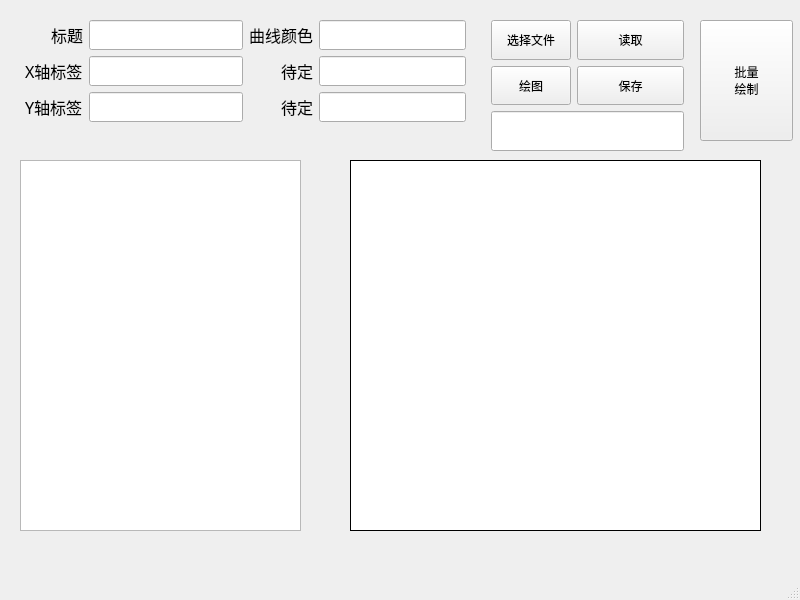
<?xml version="1.0" encoding="UTF-8"?>
<ui version="4.0">
 <class>MainWindow</class>
 <widget class="QMainWindow" name="MainWindow">
  <property name="geometry">
   <rect>
    <x>0</x>
    <y>0</y>
    <width>800</width>
    <height>600</height>
   </rect>
  </property>
  <property name="sizePolicy">
   <sizepolicy hsizetype="Fixed" vsizetype="Fixed">
    <horstretch>0</horstretch>
    <verstretch>0</verstretch>
   </sizepolicy>
  </property>
  <property name="minimumSize">
   <size>
    <width>800</width>
    <height>600</height>
   </size>
  </property>
  <property name="maximumSize">
   <size>
    <width>800</width>
    <height>600</height>
   </size>
  </property>
  <property name="windowTitle">
   <string>PRN绘图</string>
  </property>
  <property name="tabShape">
   <enum>QTabWidget::Rounded</enum>
  </property>
  <property name="dockOptions">
   <set>QMainWindow::AllowTabbedDocks|QMainWindow::AnimatedDocks</set>
  </property>
  <widget class="QWidget" name="centralwidget">
   <widget class="QTableView" name="dataTable">
    <property name="geometry">
     <rect>
      <x>20</x>
      <y>160</y>
      <width>281</width>
      <height>371</height>
     </rect>
    </property>
    <property name="sizePolicy">
     <sizepolicy hsizetype="Expanding" vsizetype="Expanding">
      <horstretch>2</horstretch>
      <verstretch>2</verstretch>
     </sizepolicy>
    </property>
    <property name="frameShape">
     <enum>QFrame::StyledPanel</enum>
    </property>
    <property name="frameShadow">
     <enum>QFrame::Plain</enum>
    </property>
    <property name="lineWidth">
     <number>2</number>
    </property>
    <property name="midLineWidth">
     <number>1</number>
    </property>
    <attribute name="horizontalHeaderStretchLastSection">
     <bool>true</bool>
    </attribute>
   </widget>
   <widget class="QWidget" name="widget_2" native="true">
    <property name="geometry">
     <rect>
      <x>10</x>
      <y>20</y>
      <width>471</width>
      <height>128</height>
     </rect>
    </property>
    <property name="sizePolicy">
     <sizepolicy hsizetype="Expanding" vsizetype="Expanding">
      <horstretch>2</horstretch>
      <verstretch>1</verstretch>
     </sizepolicy>
    </property>
    <layout class="QHBoxLayout" name="horizontalLayout">
     <property name="leftMargin">
      <number>15</number>
     </property>
     <property name="rightMargin">
      <number>15</number>
     </property>
     <item>
      <layout class="QFormLayout" name="formLayout">
       <property name="labelAlignment">
        <set>Qt::AlignRight|Qt::AlignTrailing|Qt::AlignVCenter</set>
       </property>
       <item row="0" column="0">
        <widget class="QLabel" name="titleLabel">
         <property name="font">
          <font>
           <family>微软雅黑</family>
           <pointsize>12</pointsize>
          </font>
         </property>
         <property name="text">
          <string>标题</string>
         </property>
         <property name="buddy">
          <cstring>titleLine</cstring>
         </property>
        </widget>
       </item>
       <item row="0" column="1">
        <widget class="QLineEdit" name="titleLine">
         <property name="font">
          <font>
           <family>微软雅黑</family>
           <pointsize>11</pointsize>
          </font>
         </property>
        </widget>
       </item>
       <item row="1" column="0">
        <widget class="QLabel" name="xAxisLabel">
         <property name="font">
          <font>
           <family>微软雅黑</family>
           <pointsize>12</pointsize>
          </font>
         </property>
         <property name="text">
          <string>X轴标签</string>
         </property>
         <property name="buddy">
          <cstring>xAxisLine</cstring>
         </property>
        </widget>
       </item>
       <item row="1" column="1">
        <widget class="QLineEdit" name="xAxisLine">
         <property name="font">
          <font>
           <family>微软雅黑</family>
           <pointsize>11</pointsize>
          </font>
         </property>
        </widget>
       </item>
       <item row="2" column="0">
        <widget class="QLabel" name="yAxisLabel">
         <property name="font">
          <font>
           <family>微软雅黑</family>
           <pointsize>12</pointsize>
          </font>
         </property>
         <property name="text">
          <string>Y轴标签</string>
         </property>
         <property name="buddy">
          <cstring>yAxisLine</cstring>
         </property>
        </widget>
       </item>
       <item row="2" column="1">
        <widget class="QLineEdit" name="yAxisLine">
         <property name="font">
          <font>
           <family>微软雅黑</family>
           <pointsize>11</pointsize>
          </font>
         </property>
        </widget>
       </item>
      </layout>
     </item>
     <item>
      <layout class="QFormLayout" name="formLayout_2">
       <property name="labelAlignment">
        <set>Qt::AlignRight|Qt::AlignTrailing|Qt::AlignVCenter</set>
       </property>
       <item row="0" column="0">
        <widget class="QLabel" name="curveColorLabel">
         <property name="font">
          <font>
           <family>微软雅黑</family>
           <pointsize>12</pointsize>
          </font>
         </property>
         <property name="text">
          <string>曲线颜色</string>
         </property>
         <property name="buddy">
          <cstring>titleLine</cstring>
         </property>
        </widget>
       </item>
       <item row="0" column="1">
        <widget class="QLineEdit" name="curveColorLine">
         <property name="font">
          <font>
           <family>微软雅黑</family>
           <pointsize>11</pointsize>
          </font>
         </property>
        </widget>
       </item>
       <item row="1" column="0">
        <widget class="QLabel" name="Label_1">
         <property name="font">
          <font>
           <family>微软雅黑</family>
           <pointsize>12</pointsize>
          </font>
         </property>
         <property name="text">
          <string>待定</string>
         </property>
         <property name="buddy">
          <cstring>xAxisLine</cstring>
         </property>
        </widget>
       </item>
       <item row="1" column="1">
        <widget class="QLineEdit" name="Line_1">
         <property name="font">
          <font>
           <family>微软雅黑</family>
           <pointsize>11</pointsize>
          </font>
         </property>
        </widget>
       </item>
       <item row="2" column="0">
        <widget class="QLabel" name="Label_2">
         <property name="font">
          <font>
           <family>微软雅黑</family>
           <pointsize>12</pointsize>
          </font>
         </property>
         <property name="text">
          <string>待定</string>
         </property>
         <property name="buddy">
          <cstring>yAxisLine</cstring>
         </property>
        </widget>
       </item>
       <item row="2" column="1">
        <widget class="QLineEdit" name="Line_2">
         <property name="font">
          <font>
           <family>微软雅黑</family>
           <pointsize>11</pointsize>
          </font>
         </property>
        </widget>
       </item>
      </layout>
     </item>
    </layout>
   </widget>
   <widget class="QWidget" name="widget_3" native="true">
    <property name="geometry">
     <rect>
      <x>480</x>
      <y>20</y>
      <width>215</width>
      <height>131</height>
     </rect>
    </property>
    <property name="sizePolicy">
     <sizepolicy hsizetype="Expanding" vsizetype="Expanding">
      <horstretch>1</horstretch>
      <verstretch>1</verstretch>
     </sizepolicy>
    </property>
    <layout class="QFormLayout" name="formLayout_3">
     <property name="leftMargin">
      <number>11</number>
     </property>
     <property name="rightMargin">
      <number>11</number>
     </property>
     <item row="0" column="0">
      <widget class="QPushButton" name="chooseFileButton">
       <property name="sizePolicy">
        <sizepolicy hsizetype="Expanding" vsizetype="Expanding">
         <horstretch>2</horstretch>
         <verstretch>1</verstretch>
        </sizepolicy>
       </property>
       <property name="font">
        <font>
         <family>微软雅黑</family>
         <pointsize>9</pointsize>
        </font>
       </property>
       <property name="text">
        <string>选择文件</string>
       </property>
      </widget>
     </item>
     <item row="0" column="1">
      <widget class="QPushButton" name="readFileButton">
       <property name="sizePolicy">
        <sizepolicy hsizetype="Expanding" vsizetype="Expanding">
         <horstretch>2</horstretch>
         <verstretch>1</verstretch>
        </sizepolicy>
       </property>
       <property name="font">
        <font>
         <family>微软雅黑</family>
        </font>
       </property>
       <property name="text">
        <string>读取</string>
       </property>
      </widget>
     </item>
     <item row="1" column="0">
      <widget class="QPushButton" name="plotFileButton">
       <property name="sizePolicy">
        <sizepolicy hsizetype="Expanding" vsizetype="Expanding">
         <horstretch>2</horstretch>
         <verstretch>1</verstretch>
        </sizepolicy>
       </property>
       <property name="font">
        <font>
         <family>微软雅黑</family>
         <pointsize>9</pointsize>
        </font>
       </property>
       <property name="text">
        <string>绘图</string>
       </property>
      </widget>
     </item>
     <item row="1" column="1">
      <widget class="QPushButton" name="saveFigButton">
       <property name="sizePolicy">
        <sizepolicy hsizetype="Expanding" vsizetype="Expanding">
         <horstretch>2</horstretch>
         <verstretch>1</verstretch>
        </sizepolicy>
       </property>
       <property name="font">
        <font>
         <family>微软雅黑</family>
         <pointsize>9</pointsize>
        </font>
       </property>
       <property name="text">
        <string>保存</string>
       </property>
      </widget>
     </item>
     <item row="2" column="0" colspan="2">
      <widget class="QLineEdit" name="chooseFileLine">
       <property name="sizePolicy">
        <sizepolicy hsizetype="Expanding" vsizetype="Expanding">
         <horstretch>0</horstretch>
         <verstretch>1</verstretch>
        </sizepolicy>
       </property>
       <property name="text">
        <string/>
       </property>
       <property name="readOnly">
        <bool>true</bool>
       </property>
      </widget>
     </item>
    </layout>
   </widget>
   <widget class="QPushButton" name="batchDrawButton">
    <property name="geometry">
     <rect>
      <x>700</x>
      <y>20</y>
      <width>93</width>
      <height>121</height>
     </rect>
    </property>
    <property name="sizePolicy">
     <sizepolicy hsizetype="Expanding" vsizetype="Expanding">
      <horstretch>1</horstretch>
      <verstretch>2</verstretch>
     </sizepolicy>
    </property>
    <property name="font">
     <font>
      <family>微软雅黑</family>
      <pointsize>9</pointsize>
     </font>
    </property>
    <property name="text">
     <string>批量
绘制</string>
    </property>
   </widget>
   <widget class="QLabel" name="dataGraphics">
    <property name="geometry">
     <rect>
      <x>350</x>
      <y>160</y>
      <width>411</width>
      <height>371</height>
     </rect>
    </property>
    <property name="styleSheet">
     <string notr="true">background-color: rgb(255, 255, 255);
border-color: rgb(0, 0, 0);</string>
    </property>
    <property name="frameShape">
     <enum>QFrame::Box</enum>
    </property>
    <property name="lineWidth">
     <number>1</number>
    </property>
    <property name="text">
     <string/>
    </property>
   </widget>
  </widget>
  <widget class="QMenuBar" name="menubar">
   <property name="geometry">
    <rect>
     <x>0</x>
     <y>0</y>
     <width>800</width>
     <height>26</height>
    </rect>
   </property>
  </widget>
  <widget class="QStatusBar" name="statusbar"/>
 </widget>
 <resources/>
 <connections/>
 <slots>
  <slot>Appstart()</slot>
 </slots>
</ui>
